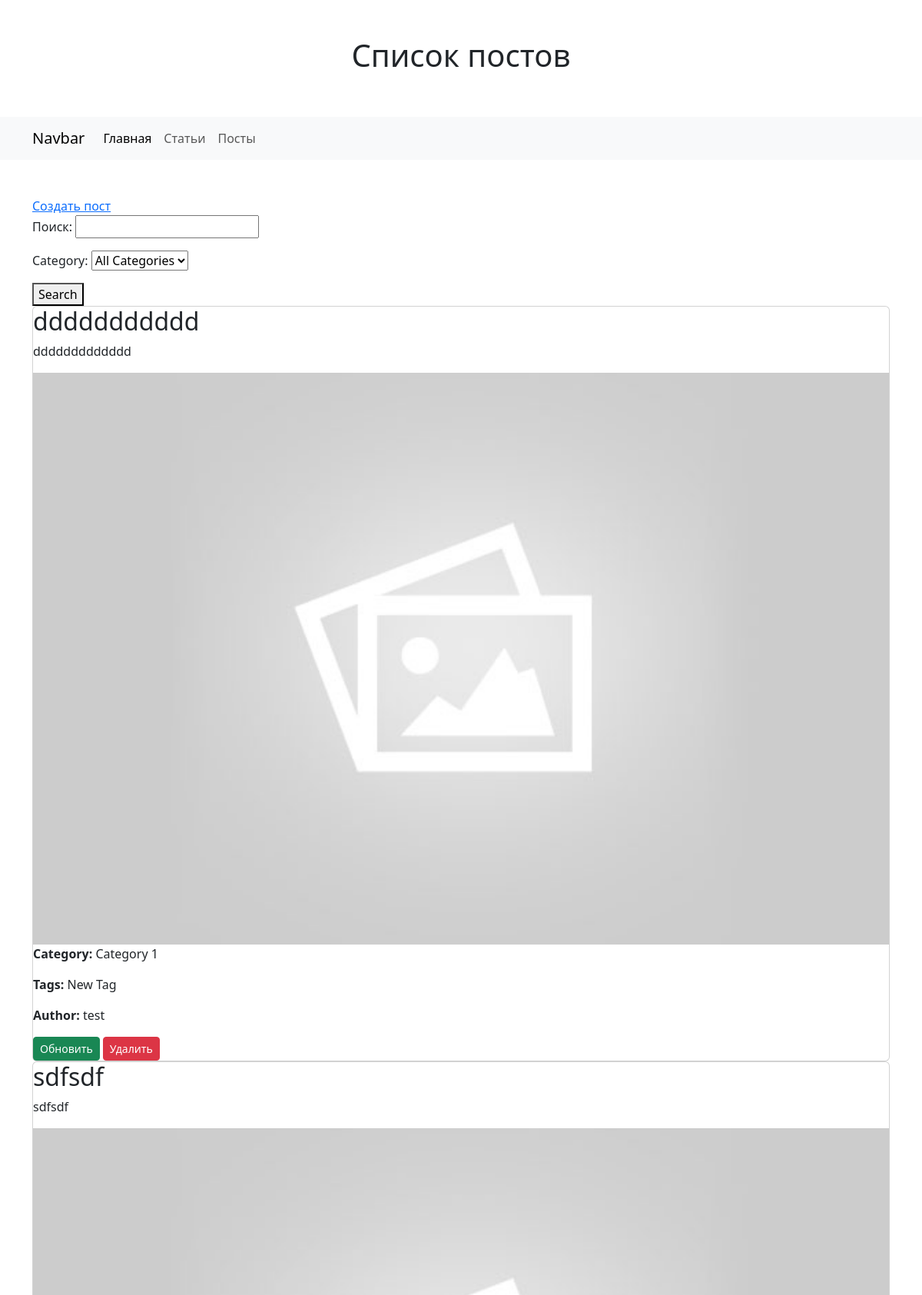
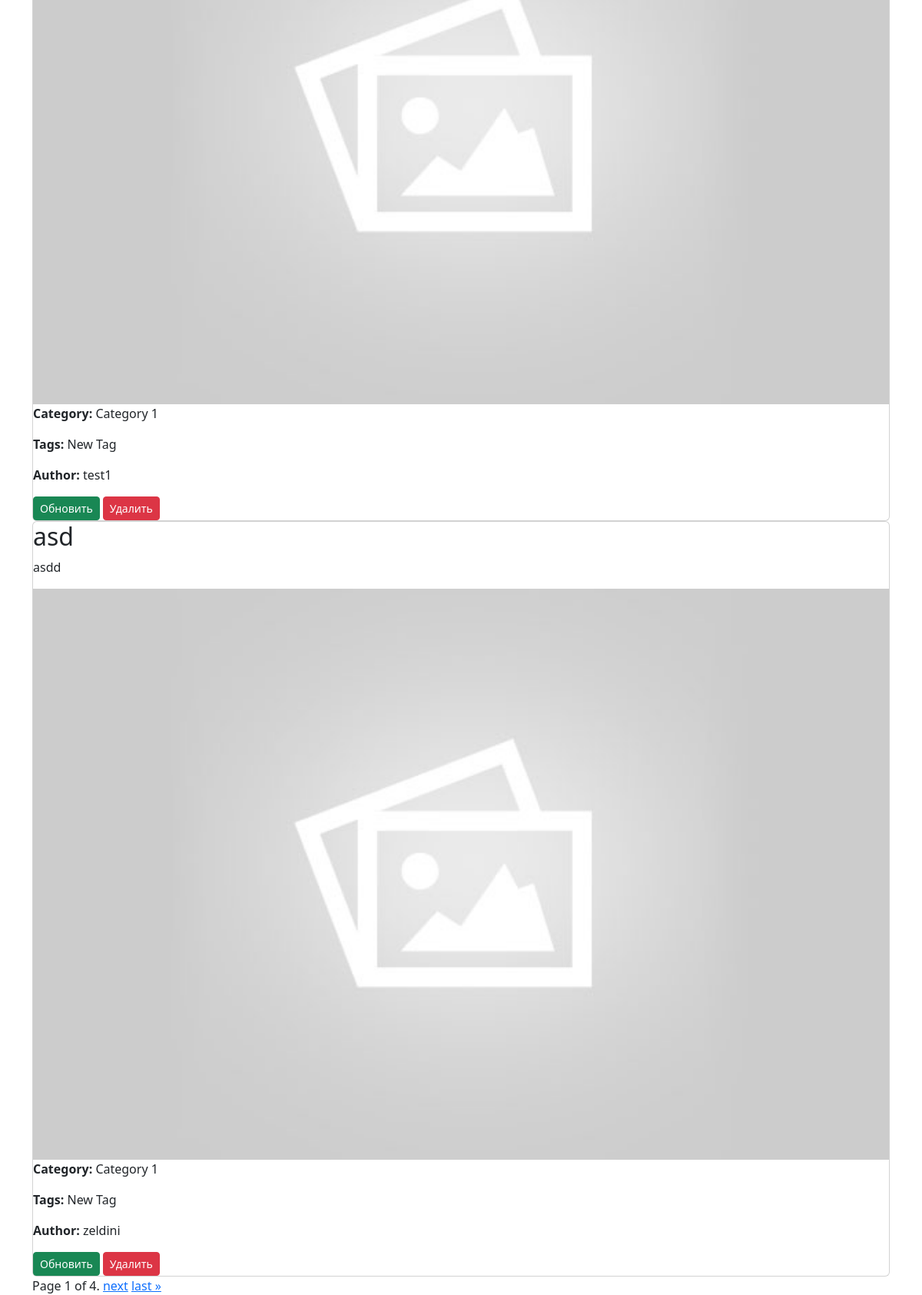
/posts/, run on the app's committed database (2 pictures, top to bottom).
### blogs/models.py (models this page shows, shortened)
class Post(models.Model):
    name = models.CharField(max_length=255, verbose_name="Имя")
    slug = models.SlugField(blank=True)
    description = RichTextField()
    featured_image = models.ImageField(blank=True, default="default.jpg", upload_to="images/")
    category = models.ForeignKey(Category, on_delete=models.CASCADE)
    tags = models.ManyToManyField(Tag, blank=True)
    author = models.ForeignKey(User, on_delete=models.CASCADE, default=None, null=True)
    comment = models.ManyToManyField(Comment, blank=True)
    def get_absolute_url(self):
        return reverse("post_detail", kwargs={"pk": self.pk})

class Category(models.Model):
    name = models.CharField(max_length=255, verbose_name="Имя")
    description = models.TextField(verbose_name="Описание")
    slug = models.SlugField(unique=True, default=None, null=True)
    def __str__(self):
        return f"{self.name}"

class Tag(models.Model):
    name = models.CharField(max_length=100)
    slug = models.SlugField(unique=True)

### blogs/views.py (the view)
# urls.py: path("", BlogListView.as_view(), name="post_list"),
class BlogListView(ListView):
    model = Post
    paginate_by = 3
    template_name = "post/post_list.html"
    context_object_name = 'posts'
    form_class = PostSearchForm
    def get_queryset(self):
        queryset = super().get_queryset()
        search_query = self.request.GET.get('search_query')
        category = self.request.GET.get('category')
        if search_query:
            queryset = queryset.filter(Q(name__icontains=search_query) | Q(description__icontains=search_query))
        if category:
            queryset = queryset.filter(category=category)
        return queryset
    def get_context_data(self, **kwargs):
        context = super().get_context_data(**kwargs)
        context['form'] = self.form_class(self.request.GET)
        return context

### blogs/forms.py
class PostSearchForm(forms.Form):
    search_query = forms.CharField(label='Поиск', required=False)
    category = forms.ModelChoiceField(queryset=Category.objects.all(), empty_label='All Categories', required=False)

### blogs/templates/post/post_list.html (shortened to what this page needs)
{% extends "base.html" %}
{% block header %}Список постов{% endblock header %}
{% block content %}
<a href="{% url 'post_new' %}">Создать пост</a>
<form method="get" action="{% url 'post_list' %}">
    {{ form.as_p }}
    <button type="submit">Search</button>
</form>
<div class="post-list">
    {% for post in posts %}
        <div class="card">
            <h2>{{ post.name }}</h2>
            <p>{{ post.description }}</p>
            <img src="{{ post.featured_image.url }}" alt="{{ post.name }}">
            <p><strong>Category:</strong> {{ post.category }}</p>
            <p><strong>Tags:</strong>
                {% for tag in post.tags.all %}
                    {{ tag.name }}{% if not forloop.last %}, {% endif %}
                {% endfor %}
            </p>
            <p><strong>Author:</strong> {{ post.author }}</p>
            <div class="d-flex gap-1">
                <a href="{{ post.get_absolute_url }}" class="btn btn-success btn-sm">Обновить</a>
                <a href="{% url 'post_delete' post.pk %}" class="btn btn-danger btn-sm">Удалить</a>
            </div>
        </div>
    {% endfor %}
</div>
{% include 'includes/pagination.html' with page_obj=page_obj %}
{% endblock content %}

### data on the page
Post: name "ddddddddddd", description "ddddddddddddd", featured_image (placeholder picture), category "Category 1", author "test"
Tag: name "New Tag"
Post: name "sdfsdf", description "sdfsdf", featured_image (placeholder picture), category "Category 1", author "test1"
Post: name "asd", description "asdd", featured_image (placeholder picture), category "Category 1", author "zeldini"

### other printed values
{{ page_obj.number }} "1"
{{ page_obj.paginator.num_pages }} "4"
